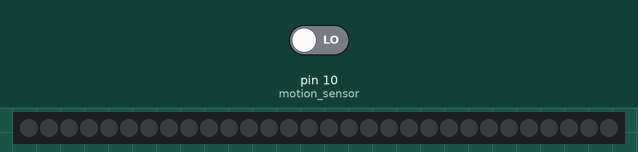
Recording of a sketch running on a simulated Arduino Uno, built with avr-gcc and run on an emulated ATmega328P. Parts: 30 RGB LEDs in strip order, left to right. Inputs (shaded band) come from the test bench; at power-on: pin 10 (motion_sensor) LOW. Dim RGB values are drawn brighter than linear.

Above: at 1.2 s.
1.3 s: pin 10 (motion_sensor) driven HIGH
At 1.41 s:
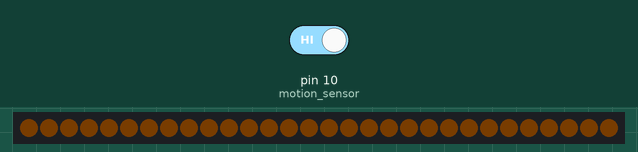
At 8.4 s:
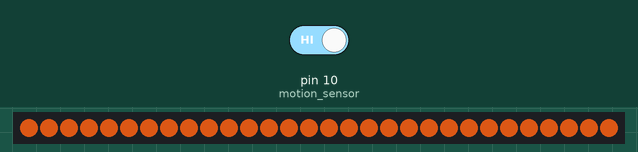

The sketch:

neo_pixel_pir.ino
```cpp
/*
   T3chFlicks - Motion Sensing Under Bed Lighting
   Free to use and distribute.
   Find the tutorial and parts list at https://t3chflicks.com/shop/kit/motion-sensing-under-bed-lights/
*/

#include "FastLED.h"
#define LED_DATA_PIN 8
#define NUM_LEDS 30
CRGB leds[NUM_LEDS];

int onTime = 30*1000; // 30 seconds
int motion_sensor = 10;
int fadeTimeDiff = 50;

void setup() {
  FastLED.addLeds<WS2811, LED_DATA_PIN, BRG>(leds, NUM_LEDS);
  pinMode(motion_sensor, INPUT);
}

void loop() {
  if (digitalRead(motion_sensor) == 1) {
    fadeIn();
    delay(onTime);
    fadeOut();
  }
}

void fadeIn() {
  for (int led = 0; led < NUM_LEDS; led++) {
    leds[led] = CRGB( 150, 60, 15);
  }
  for (int b = 0; b < 255; b += 2) {
    FastLED.setBrightness(b);
    FastLED.show();
    delay(fadeTimeDiff);
  }
}

void fadeOut() {
  for (int led = 0; led < NUM_LEDS; led++) {
    leds[led] = CRGB( 150, 60, 15);
  }
  for (int b = 255; b > 0; b -= 2) {
    FastLED.setBrightness(b);
    FastLED.show();
    delay(fadeTimeDiff);
  }
  for (int led = 0; led < NUM_LEDS; led++) {
    leds[led] = CRGB::Black;
  }
  FastLED.show();
}
```
